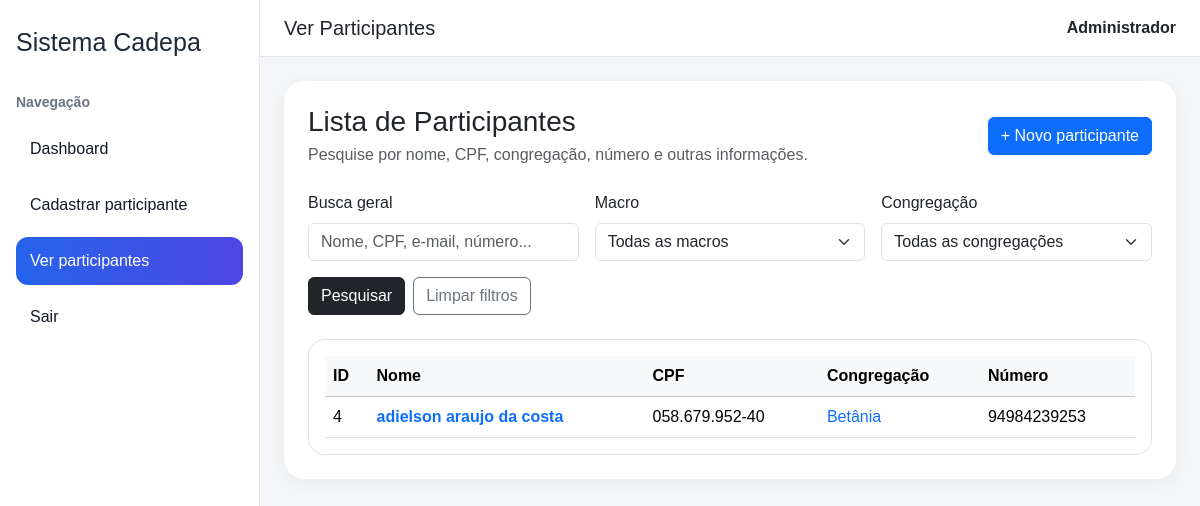
The page /participantes (signed in) on the database as committed earlier.
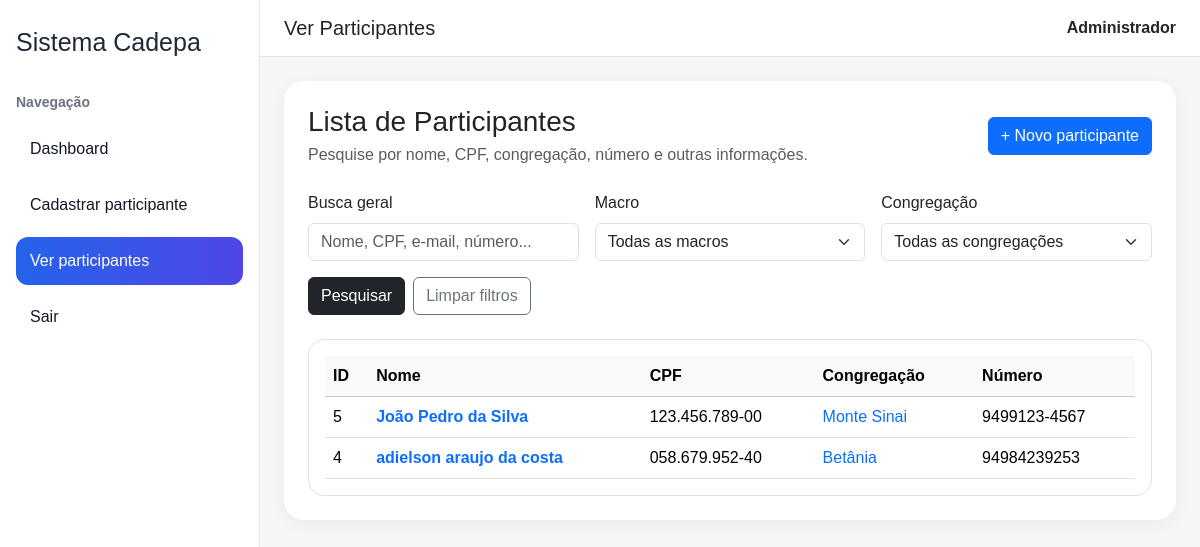
The same page on the database as committed later.
### tables this page shows
CREATE TABLE participantes (
    id INTEGER PRIMARY KEY AUTOINCREMENT,
    nome_completo TEXT NOT NULL,
    data_nascimento TEXT,
    cpf TEXT UNIQUE NOT NULL,
    email TEXT,
    numero TEXT,
    nome_mae TEXT,
    congregacao TEXT NOT NULL,
    sexo TEXT,
    cargo_funcao TEXT,
    observacoes TEXT,
    valor_alvo REAL,
    status TEXT DEFAULT 'Em arrecadação',
    created_at DATETIME DEFAULT CURRENT_TIMESTAMP
);

### app.py (the view, shortened to what this page needs)
@app.route("/participantes")
def participantes():
    if "user_id" not in session:
        return redirect("/login")
    busca = request.args.get("busca", "").strip()
    macro = request.args.get("macro", "").strip()
    congregacao = request.args.get("congregacao", "").strip()
    conn = get_db()
    query = """
        SELECT * FROM participantes
        WHERE 1=1
    """
    params = []
    if macro:
        query += " AND congregacao IN (SELECT nome FROM congregacoes WHERE macro_id = ?)"
        params.append(macro)
    if congregacao:
        query += "AND congregacao = ?"
        params.append(congregacao)
    query += " ORDER BY id DESC"
    participantes = conn.execute(query, params).fetchall()
    macros = conn.execute("SELECT * FROM macros ORDER BY nome").fetchall()
    congregacoes = conn.execute("SELECT * FROM congregacoes ORDER BY nome").fetchall()
    conn.close()
    return render_template(
        "participantes.html",
        participantes=participantes,
        busca=busca,
        macros=macros,
        congregacoes=congregacoes,
        macro_selecionada=macro,
        congregacao_selecionada=congregacao
    )

### app.py (called while the page is built)
def get_db():
    conn = sqlite3.connect("database/banco.db")
    conn.row_factory = sqlite3.Row
    return conn

### templates/participantes.html (shortened to what this page needs)
{% extends "base.html" %}
{% block page_title %}Ver Participantes{% endblock %}
{% block page_content %}
<div class="d-flex justify-content-between align-items-center mb-4">
    <div>
        <h3 class="mb-1">Lista de Participantes</h3>
        <p class="text-muted mb-0">Pesquise por nome, CPF, congregação, número e outras informações.</p>
    </div>
    <a href="/participantes/cadastrar" class="btn btn-primary">+ Novo participante</a>
</div>
<form method="GET" action="/participantes" class="row g-3 mb-4">
    <div class="col-md-4">
        <label class="form-label">Busca geral</label>
        <input type="text" name="busca" class="form-control"
               placeholder="Nome, CPF, e-mail, número..."
               value="{{ busca or '' }}">
    </div>
    <div class="col-md-4">
        <label class="form-label">Macro</label>
        <select name="macro" class="form-select">
            <option value="">Todas as macros</option>
        </select>
    </div>
    <div class="col-md-4">
        <label class="form-label">Congregação</label>
        <select name="congregacao" class="form-select">
            <option value="">Todas as congregações</option>
        </select>
    </div>
    <div class="col-12 d-flex gap-2">
        <button type="submit" class="btn btn-dark">Pesquisar</button>
        <a href="/participantes" class="btn btn-outline-secondary">Limpar filtros</a>
    </div>
</form>
<div class="border rounded-4 p-3 bg-white">
    <div class="table-responsive">
        <table class="table table-hover align-middle mb-0">
            <thead class="table-light">
                <tr>
                    <th>ID</th>
                    <th>Nome</th>
                    <th>CPF</th>
                    <th>Congregação</th>
                    <th>Número</th>
                </tr>
            </thead>
            <tbody>
                {% for p in participantes %}
                <tr>
                    <td>{{ p.id }}</td>
                    <td>
                        <a href="/participantes/{{ p.id }}" class="text-decoration-none fw-semibold">
                            {{ p.nome_completo }}
                        </a>
                    </td>
                    <td>{{ p.cpf }}</td>
                    <td>
                        <a href="/congregacoes/{{ p.congregacao|replace(' ', '-') }}"
                           class="text-decoration-none">
                            {{ p.congregacao }}
                        </a>
                    </td>
                    <td>{{ p.numero }}</td>
                </tr>
                {% endfor %}
            </tbody>
        </table>
    </div>
</div>
{% endblock %}

### templates/base.html (shortened to what this page needs)
<!DOCTYPE html>
<html lang="pt-BR">
<head>
    <link href="https://cdn.jsdelivr.net/npm/bootstrap@5.3.3/dist/css/bootstrap.min.css" rel="stylesheet">
</head>
<body>
    <div class="layout">
        <aside class="sidebar">
            <div class="logo">Sistema Cadepa</div>
            <div class="menu-title">Navegação</div>
            <nav class="menu">
                <a href="/dashboard" class="{% if request.path == '/dashboard' %}active{% endif %}">Dashboard</a>
                <a href="/participantes/cadastrar" class="{% if request.path == '/participantes/cadastrar' %}active{% endif %}">Cadastrar participante</a>
                <a href="/participantes" class="{% if request.path == '/participantes' %}active{% endif %}">Ver participantes</a>
                <a href="/logout">Sair</a>
            </nav>
        </aside>
        <main class="main">
            <div class="topbar">
                <h1>{% block page_title %}Sistema{% endblock %}</h1>
                <div>
                    {% if session.get("nome") %}
                        <strong>{{ session.get("nome") }}</strong>
                    {% endif %}
                </div>
            </div>
            <div class="content">
                <div class="content-card">
                    {% block page_content %}{% endblock %}
                </div>
            </div>
        </main>
    </div>
</body>
</html>

### templates/base.html (style rules this page uses)
body { background: #f4f6f8; margin: 0; font-family: Arial, sans-serif; }
.layout { display: flex; min-height: 100vh; }
.sidebar { width: 260px; background: #ffffff; border-right: 1px solid #e5e7eb; padding: 24px 16px; }
.logo { font-size: 25px; font-weight: arial black; margin-bottom: 30px; color: #1f2937; }
.menu-title { font-size: 14px; font-weight: bold; color: #6b7280; margin-bottom: 12px; }
.menu a { display: block; text-decoration: none; color: #111827; padding: 12px 14px; border-radius: 12px; margin-bottom: 8px; transition: 0.2s; font-weight: 500; }
.menu a:hover, .menu a.active { background: linear-gradient(90deg, #2563eb, #4f46e5); color: white; }
.main { flex: 1; display: flex; flex-direction: column; }
.topbar { background: #ffffff; border-bottom: 1px solid #e5e7eb; padding: 16px 24px; display: flex; justify-content: space-between; align-items: center; }
.topbar h1 { font-size: 20px; margin: 0; }
.content { padding: 24px; }
.content-card { background: #ffffff; border-radius: 20px; padding: 24px; box-shadow: 0 4px 18px rgba(0,0,0,0.05); }

Rows that differ between the two databases and show on the page:
added participantes: id "5", nome_completo "João Pedro da Silva", cpf "123.456.789-00", congregacao "Monte Sinai", numero "9499123-4567"
